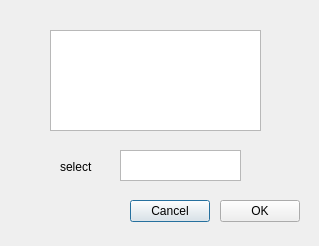
<?xml version="1.0" encoding="UTF-8"?>
<ui version="4.0">
 <class>interfacechoose</class>
 <widget class="QDialog" name="interfacechoose">
  <property name="geometry">
   <rect>
    <x>0</x>
    <y>0</y>
    <width>319</width>
    <height>246</height>
   </rect>
  </property>
  <property name="windowTitle">
   <string>Dialog</string>
  </property>
  <widget class="QLabel" name="label">
   <property name="geometry">
    <rect>
     <x>60</x>
     <y>160</y>
     <width>59</width>
     <height>14</height>
    </rect>
   </property>
   <property name="text">
    <string>select</string>
   </property>
  </widget>
  <widget class="QTextEdit" name="textEdit">
   <property name="geometry">
    <rect>
     <x>120</x>
     <y>150</y>
     <width>121</width>
     <height>31</height>
    </rect>
   </property>
  </widget>
  <widget class="QListWidget" name="interfacelist">
   <property name="geometry">
    <rect>
     <x>50</x>
     <y>30</y>
     <width>211</width>
     <height>101</height>
    </rect>
   </property>
  </widget>
  <widget class="QPushButton" name="cancelButton">
   <property name="geometry">
    <rect>
     <x>130</x>
     <y>200</y>
     <width>80</width>
     <height>22</height>
    </rect>
   </property>
   <property name="text">
    <string>Cancel</string>
   </property>
  </widget>
  <widget class="QPushButton" name="startButton">
   <property name="geometry">
    <rect>
     <x>220</x>
     <y>200</y>
     <width>80</width>
     <height>22</height>
    </rect>
   </property>
   <property name="text">
    <string>OK</string>
   </property>
  </widget>
 </widget>
 <resources/>
 <connections/>
</ui>
